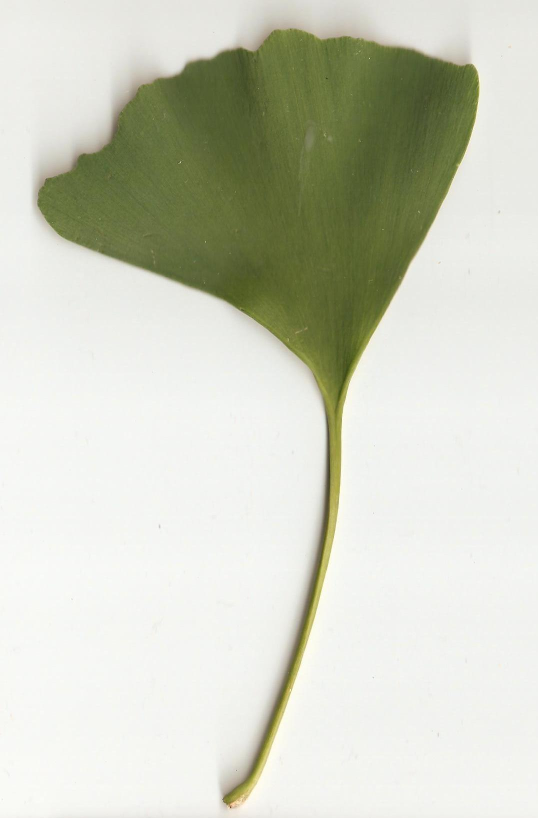
#> input picture telegram/EN/img/2.jpg, 1076 x 1636 px (shown at 1/2 size)
$ python -i leafCheck.py   (imports and definitions only)   (Python 2 division)   (older library calls are emulated)
#> lines starting #> are read from the running program, lines starting #| are printed output that depends on the picture; after the words box and inside, x2 and y2 are one past the last pixel; in counts of white or black regions, pixels touching at a corner belong together
# -*- coding: utf-8 -*-
"""
Created on Mon Nov 13 14:47:19 2017

@author: Eclair
"""
import numpy as np
import cv2
import math

def leafCheck(imageName):
#> called with imageName = 'img/2.jpg'
    result = True
    # Read image
    img = imageName
    #print imageName
    sourceImage = cv2.imread(imageName, cv2.IMREAD_GRAYSCALE)
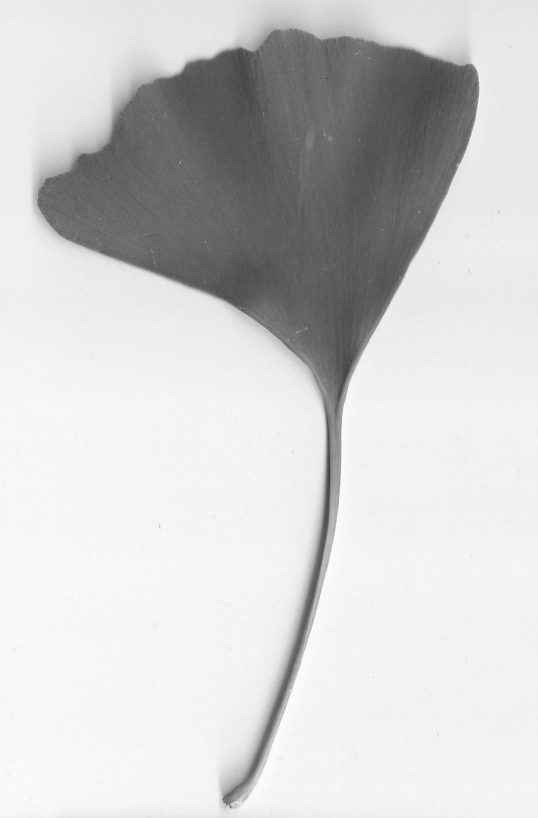
#> sourceImage: shape (1636, 1076) (shown at 1/2 size); min 13, max 255, mean 207.5
    # Resize if necessary
    TARGET_PIXEL_AREA = 300000.0
    ratio = float(sourceImage.shape[1]) / float(sourceImage.shape[0])
#> ratio = 0.658
    new_h = int(math.sqrt(TARGET_PIXEL_AREA / ratio) + 0.5)
#> new_h = 675
    new_w = int((new_h * ratio) + 0.5)
#> new_w = 444
    img = cv2.resize(sourceImage, (new_w,new_h))
    height, width = img.shape
#> height = 675; width = 444
    # Threshold
    th, im_th = cv2.threshold(img, 0, 255, cv2.THRESH_BINARY_INV+cv2.THRESH_OTSU)
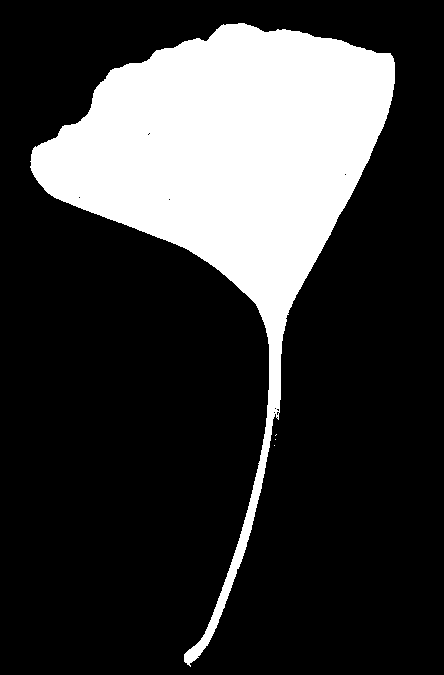
#> im_th: shape (675, 444); 22.6% white; 4 white regions (3 under 20 px), largest, box (x1, y1, x2, y2) and area: (30, 23, 395, 667) 67777
#> th = 169

    # Copy the thresholded image.
    im_floodfill = im_th.copy()

    # Mask used to flood filling.
    # Notice the size needs to be 2 pixels > than the image.
    h, w = im_th.shape[:2]
#> h = 675; w = 444
    mask = np.zeros((h+2, w+2), np.uint8)

    # Floodfill from point (0, 0)
    cv2.floodFill(im_floodfill, mask, (0,0), 255);
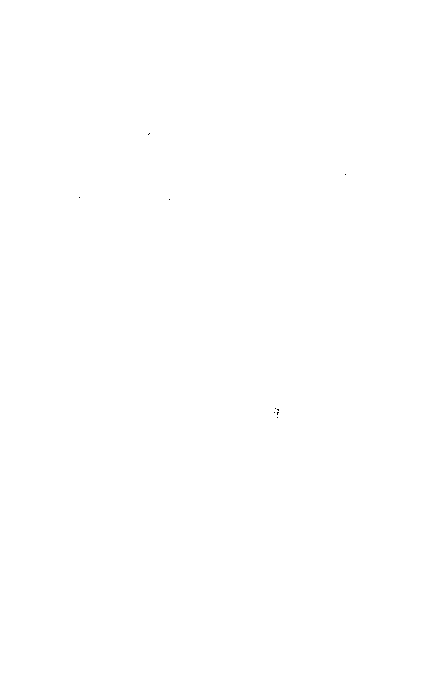
#> im_floodfill: shape (675, 444); 100% white; black in thin lines or dots, all inside (x1, y1, x2, y2) = (79, 133, 346, 418)

    # Invert floodfilled image
    im_floodfill_inv = cv2.bitwise_not(im_floodfill)

    # Combine the two images to get the foreground.
    im_out = im_th | im_floodfill_inv
#> im_out: shape (675, 444); 22.6% white; 4 white regions (3 under 20 px), largest, box (x1, y1, x2, y2) and area: (30, 23, 395, 667) 67792

    # Connected components
    nb_components, output, stats, centroids = cv2.connectedComponentsWithStats(im_out, connectivity=8)
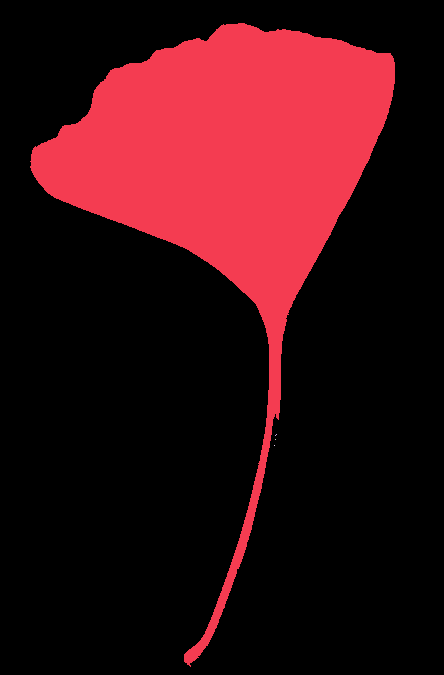
#> output: shape (675, 444) int32; 5 distinct labels, from 0 to 4; one colour per label, 0 black
#> nb_components = 5; stats = [[0, 0, 444, 675, 231904], [30, 23, 365, 644, 67792], [275, 434, 2, 2, 2], [275, 439, 1, 1, 1], [274, 445, 1, 1, 1]]; centroids = [[218.9, 386.5], [230.4, 167.6], [275.5, 434.5], [275, 439], [274, 445]]
    sizes = stats[1:, -1]
#> sizes = [67792, 2, 1, 1]
    nb_components = nb_components - 1
#> nb_components = 4
    min_size = height*width*0.08
#> min_size = 23976
    max_size = height*width*0.8
#> max_size = 239760

    # Remove small objects
    img = np.zeros((output.shape))
    for i in range(0, nb_components):
        if sizes[i] >= min_size:
            img[output == i + 1] = 255
#> img: shape (675, 444) float64; 22.6% white; 1 white region, box (x1, y1, x2, y2) and area: (30, 23, 395, 667) 67792

    img = img.astype(np.uint8)
#> img: shape (675, 444); 22.6% white; 1 white region
    # Contours
    edgedImage = img.copy()
    _, contours, _ = cv2.findContours(edgedImage, cv2.RETR_EXTERNAL, cv2.CHAIN_APPROX_SIMPLE)
#> contours = 1 contour; box (x1, y1, x2, y2) and area: (30, 23, 395, 667) 66970
    cv2.drawContours(edgedImage,contours,-1,(255,255,255),1)
    if len(contours) == 0:
        result=False
        error = 'The leaf is too small. Please, take a closer shot!'
        return error,0,0

    else:
        #Tophat
        kernel = cv2.getStructuringElement(cv2.MORPH_ELLIPSE,(50, 50))
        #kernel = np.ones((15,25),np.uint8)
        tophat = cv2.morphologyEx(img, cv2.MORPH_TOPHAT, kernel)
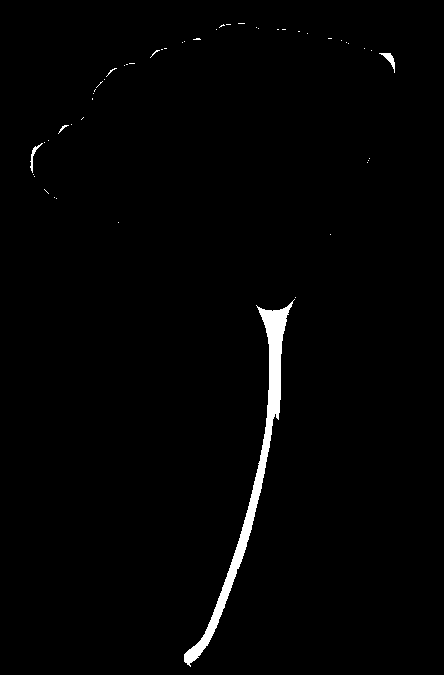
#> tophat: shape (675, 444); 1.4% white; 50 white regions (46 under 20 px)
        thresh = cv2.threshold(tophat, 200, 255, cv2.THRESH_BINARY)[1]
        thresh2 = thresh.copy()
        _, contours,_ = cv2.findContours(thresh2,cv2.RETR_TREE,cv2.CHAIN_APPROX_SIMPLE)
#> contours = 50 contours, 47 with area under 20; largest, box (x1, y1, x2, y2) and area: (184, 299, 295, 667) 3528, (379, 53, 395, 73) 74, (30, 143, 43, 173) 48
        cv2.drawContours(thresh2,contours,-1,(255,255,255),1)
        #cv2.imshow('Tophat', thresh2)
        if len(contours) == 0:
            result=False
            error = 'Error. Use a neutral background, please'
            return error,0,0

        else:
            #
            def findDiag(cont):
                #
                rect = cv2.minAreaRect(cont)
                box = cv2.boxPoints(rect)
                box = np.int0(box)
                #
                side = np.sqrt((box[0,0]-box[2,0])**2+(box[2,1]-box[0,1])**2)
                return side

            maxSide=0
            #
            for cont in contours:
                side = findDiag(cont)
                if side > maxSide:
                    maxSide = side
#> this loop made 50 passes
#> (rect in findDiag, box in findDiag, side, maxSide) on pass 1: (((242.1, 482.5), (380.4, 44.58), -78.34), [[225, 673], [181, 664], [258, 291], [302, 300]], 383.4, 383.4)
#> (rect in findDiag, box in findDiag, side) on passes 2 to 7: (((295, 297), (0, 0), -90), [[295, 297], [295, 297], [295, 297], [295, 297]], 0), (((330, 234), (0, 0), -90), [[330, 234], [330, 234], [330, 234], [330, 234]], 0), (((118, 222), (0, 0), -90), [[118, 222], [118, 222], [118, 222], [118, 222]], 0), (((56, 198), (0, 0), -90), [[56, 198], [56, 198], [56, 198], [56, 198]], 0), (((54, 197), (0, 0), -90), [[54, 197], [54, 197], [54, 197], [54, 197]], 0), (((46, 191), (0, 5.66), -45), [[48, 193], [44, 189], [44, 189], [48, 193]], 5.66)
#> after the loop, maxSide = 383.4

            #
            for cont in contours:
                #
                mask = np.zeros(thresh.copy().shape,np.uint8)
                cv2.drawContours(mask,[cont],0,255,-1)
                pixelpoints = np.transpose(np.nonzero(mask))
                #
                side = findDiag(cont)
                #
                if side == maxSide:
                    forPoint = pixelpoints
                    for i in pixelpoints:
                        img[i[0],i[1]] = 0
#> this loop made 50 passes
#> (rect in findDiag, box in findDiag, side) on passes 1 to 7: (((242.1, 482.5), (380.4, 44.58), -78.34), [[225, 673], [181, 664], [258, 291], [302, 300]], 383.4), (((295, 297), (0, 0), -90), [[295, 297], [295, 297], [295, 297], [295, 297]], 0), (((330, 234), (0, 0), -90), [[330, 234], [330, 234], [330, 234], [330, 234]], 0), (((118, 222), (0, 0), -90), [[118, 222], [118, 222], [118, 222], [118, 222]], 0), (((56, 198), (0, 0), -90), [[56, 198], [56, 198], [56, 198], [56, 198]], 0), (((54, 197), (0, 0), -90), [[54, 197], [54, 197], [54, 197], [54, 197]], 0), (((46, 191), (0, 5.66), -45), [[48, 193], [44, 189], [44, 189], [48, 193]], 5.66)
#> (pixelpoints, rect in findDiag, box in findDiag, side) on passes 33, 39, 43: ([[48, 164], [48, 165], [48, 166]], ((165, 48), (0, 2), -90), [[166, 48], [164, 48], [164, 48], [166, 48]], 2), ([[38, 328], [38, 329], [38, 330], [38, 331]], ((329.5, 38), (0, 3), -90), [[331, 38], [328, 38], [328, 38], [331, 38]], 3), ([[29, 282], [29, 283], [29, 284], [29, 285]], ((283.5, 29), (0, 3), -90), [[285, 29], [282, 29], [282, 29], [285, 29]], 3)
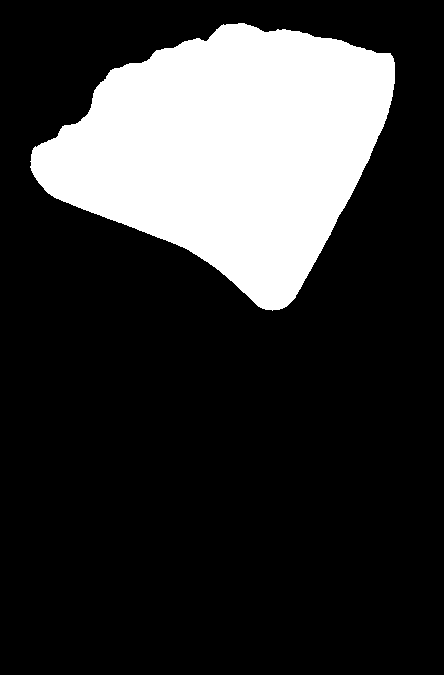
#> img: shape (675, 444); 21.3% white; 1 white region, box (x1, y1, x2, y2) and area: (30, 23, 395, 311) 63869
#> mask: shape (675, 444); 0% white in thin lines or dots, all inside (x1, y1, x2, y2) = (238, 23, 245, 24)

            #
            backtorgb = cv2.cvtColor(img,cv2.COLOR_GRAY2RGB)
#> backtorgb: shape (675, 444, 3); 21.3% white; 1 white region

            #
            for i in forPoint:
                if img[i[0]-1,i[1]] == 255:
                    coord = i[0]-1,i[1]
                    continue
                elif img[i[0],i[1]+1] == 255:
                     coord = i[0],i[1]+1
                     continue
                elif img[i[0]+1,i[1]] == 255:
                     coord = i[0]+1,i[1]
                     continue
                elif img[i[0],i[1]-1] == 255:
                     coord = i[0],i[1]-1
                     continue
#> this loop made 3923 passes
#> (i, coord) on passes 1, 2, 3, 4, 6, 9, 12, 13, 17, 18, 24, 25: ([299, 294], (298, 294)), ([300, 293], (299, 293)), ([301, 292], (300, 292)), ([302, 291], (301, 291)), ([303, 290], (302, 290)), ([304, 289], (303, 289)), ([305, 256], (304, 256)), ([305, 288], (304, 288)), ([306, 257], (305, 257)), ([306, 287], (305, 287)), ([307, 258], (306, 258)), ([307, 259], (306, 259))
#> coord on passes 66 to 71: (309, 265), (309, 266), (309, 267), (309, 268), (309, 269), (309, 270)

            #
            backtorgb[coord[0],coord[1]] = [0,0,255]
#> backtorgb: shape (675, 444, 3); mean B, G, R 54.3, 54.3, 54.3
            height, width, channels = backtorgb.shape
#> channels = 3
            cv2.line(backtorgb,(0,coord[0]),(height,coord[0]),(0,0,255),1)
            cv2.line(backtorgb,(coord[1],width),(coord[1],0),(0,0,255),1)
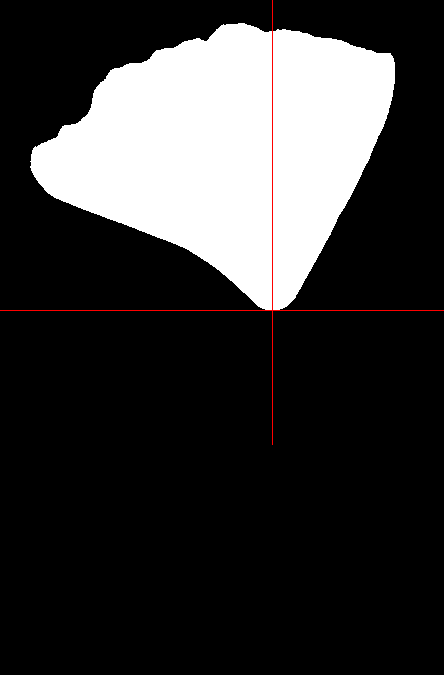
#> backtorgb: shape (675, 444, 3); mean B, G, R 54.1, 54.1, 54.9
            #
            edgedImage = img.copy()
            _, contours, _ = cv2.findContours(edgedImage, cv2.RETR_EXTERNAL, cv2.CHAIN_APPROX_SIMPLE)
#> contours = 1 contour; box (x1, y1, x2, y2) and area: (30, 23, 395, 311) 63404
            cv2.drawContours(edgedImage,contours,-1,(255,255,255),1)

            if len(contours) > 1:
                    result=False
                    error = "This doesn't look like leaf at all!"
                    return error,0,0
            else:
                if len(contours) == 1:
                    cnt = contours[0]
#> cnt = contour of 551 points, box (x1, y1, x2, y2) (30, 23, 395, 311), area 63404
                    x,y,w,h = cv2.boundingRect(cnt)
#> x = 30; y = 23; w = 365; h = 288
                    area = cv2.contourArea(cnt)
#> area = 63404.5
                    if x <= 1 or y <=1:
                        result=False
                        error = 'Error. The leaf exceeds the image borders'
                        return error,0,0
                    elif x+w-5 >= img.shape[1] or y+h-5 >= img.shape[0]:
                        result=False
                        error = 'Error. The leaf exceeds the image borders'
                        return error,0,0
                    elif area < min_size:
                        result=False
                        error = 'Error. Please, adjust photo contrast or take another picture'
                        return error,0,0
                    elif area > max_size:
                        result=False
                        error = 'Please, change the lightning and take another picture'
                        return error,0,0

    if result == True:
        print "The leaf has been processed successfully"
        return img,cnt,coord

>>> result = leafCheck('img/2.jpg')
